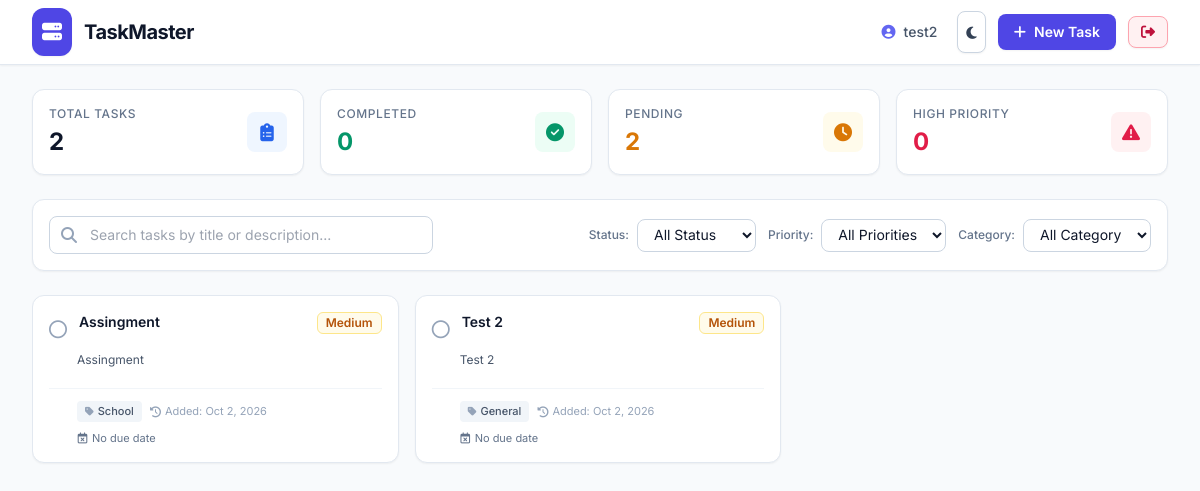
The app's page /dashboard.php (signed in) with its own data.
### tables this page shows
CREATE TABLE `tasks` (
  `id` int(11) NOT NULL,
  `user_id` int(11) NOT NULL,
  `title` varchar(255) NOT NULL,
  `description` text DEFAULT NULL,
  `priority` enum('Low','Medium','High') DEFAULT 'Medium',
  `due_date` date DEFAULT NULL,
  `category` varchar(100) DEFAULT 'General',
  `completed` tinyint(1) DEFAULT 0,
  `created_at` timestamp NOT NULL DEFAULT current_timestamp(),
  `completed_at` timestamp NULL DEFAULT NULL
);

### includes/mysql/task_handler.php (called while the page is built, shortened)
<?php
function getTasks($pdo, $userId, $search = '', $status = 'all', $priority = 'all', $tag = 'all') {
    $query = "SELECT * FROM tasks WHERE user_id = ?";
    $params = [$userId];
    $query .= " ORDER BY created_at DESC";
    $stmt = $pdo->prepare($query);
    $stmt->execute($params);
    return $stmt->fetchAll();
}
?>

### dashboard.php (the view, shortened to what this page needs)
<?php
require_once 'includes/mysql/task_handler.php';
$search = $_GET['search'] ?? '';
$status = $_GET['status'] ?? 'all';
$priority = $_GET['priority'] ?? 'all';
$tag = $_GET['tag'] ?? 'all';
$userId = $_SESSION['user_id'];
$tasks = getTasks($pdo, $userId, $search, $status, $priority, $tag);
$totalTasks = count($tasks);
$completedTasks = count(array_filter($tasks, fn($t) => $t['completed'] == 1));
$pendingTasks = $totalTasks - $completedTasks;
$highPriorityTasks = count(array_filter($tasks, fn($t) => $t['priority'] === 'High' && $t['completed'] == 0));
?>
<!DOCTYPE html>
<html lang="en" class="h-full">
<head>
    <script src="https://cdn.tailwindcss.com"></script>
    <link rel="stylesheet" href="https://cdnjs.cloudflare.com/ajax/libs/font-awesome/6.4.0/css/all.min.css">
</head>
<body class="bg-slate-50 dark:bg-slate-950 text-slate-800 dark:text-slate-100 h-full flex flex-col antialiased transition-colors duration-200">
    <header class="bg-white dark:bg-slate-900 border-b border-slate-200 dark:border-slate-800 sticky top-0 z-30 shadow-sm">
        <div class="max-w-7xl mx-auto px-4 sm:px-6 lg:px-8 h-16 flex items-center justify-between">
            <a href="dashboard.php">
                <div class="flex items-center space-x-3">
                    <div class="bg-indigo-600 text-white p-2.5 rounded-xl shadow-sm flex items-center justify-center">
                        <i class="fa-solid fa-server text-xl"></i>
                    </div>
                    <div>
                        <h1 class="text-xl font-bold tracking-tight text-slate-900 dark:text-white">TaskMaster</h1>
                    </div>
                </div>
            </a>
            <div class="flex items-center space-x-2 sm:space-x-3">
                <div class="hidden sm:flex items-center space-x-2 mr-2 text-sm text-slate-600 dark:text-slate-300">
                    <i class="fa-solid fa-user-circle text-indigo-500"></i>
                    <span class="font-medium"><?= htmlspecialchars($_SESSION['username']) ?></span>
                </div>
                <button onclick="toggleDarkMode()" class="p-2 border border-slate-300 dark:border-slate-700 rounded-lg text-slate-700 dark:text-slate-200 bg-white dark:bg-slate-800 hover:bg-slate-50 dark:hover:bg-slate-700 transition shadow-sm" title="Toggle Dark/Light Mode">
                    <i id="themeIcon" class="fa-solid fa-moon text-sm"></i>
                </button>
                <button onclick="openTaskModal()" class="inline-flex items-center px-4 py-2 bg-indigo-600 hover:bg-indigo-700 text-white text-sm font-semibold rounded-lg transition shadow-sm">
                    <i class="fa-solid fa-plus mr-2"></i>
                    <span>New Task</span>
                </button>
                <a href="includes/mysql/logout.php" class="inline-flex items-center px-3 py-2 border border-rose-300 dark:border-rose-900 text-sm font-medium rounded-lg text-rose-700 dark:text-rose-400 bg-rose-50 dark:bg-rose-950/50 hover:bg-rose-100 transition shadow-sm" title="Log Out">
                    <i class="fa-solid fa-right-from-bracket"></i>
                </a>
            </div>
        </div>
    </header>
    <main class="flex-1 max-w-7xl w-full mx-auto px-4 sm:px-6 lg:px-8 py-6 flex flex-col gap-6 overflow-hidden">
        <div class="grid grid-cols-2 md:grid-cols-4 gap-4">
            <div class="bg-white dark:bg-slate-900 p-4 rounded-xl border border-slate-200 dark:border-slate-800 shadow-sm flex items-center justify-between">
                <div>
                    <p class="text-xs font-medium text-slate-500 dark:text-slate-400 uppercase tracking-wider">Total Tasks</p>
                    <p class="text-2xl font-bold text-slate-900 dark:text-white mt-1"><?= $totalTasks ?></p>
                </div>
                <div class="w-10 h-10 rounded-lg bg-blue-50 dark:bg-blue-950/50 text-blue-600 dark:text-blue-400 flex items-center justify-center">
                    <i class="fa-solid fa-clipboard-list text-lg"></i>
                </div>
            </div>
            <div class="bg-white dark:bg-slate-900 p-4 rounded-xl border border-slate-200 dark:border-slate-800 shadow-sm flex items-center justify-between">
                <div>
                    <p class="text-xs font-medium text-slate-500 dark:text-slate-400 uppercase tracking-wider">Completed</p>
                    <p class="text-2xl font-bold text-emerald-600 dark:text-emerald-400 mt-1"><?= $completedTasks ?></p>
                </div>
                <div class="w-10 h-10 rounded-lg bg-emerald-50 dark:bg-emerald-950/50 text-emerald-600 dark:text-emerald-400 flex items-center justify-center">
                    <i class="fa-solid fa-circle-check text-lg"></i>
                </div>
            </div>
            <div class="bg-white dark:bg-slate-900 p-4 rounded-xl border border-slate-200 dark:border-slate-800 shadow-sm flex items-center justify-between">
                <div>
                    <p class="text-xs font-medium text-slate-500 dark:text-slate-400 uppercase tracking-wider">Pending</p>
                    <p class="text-2xl font-bold text-amber-600 dark:text-amber-400 mt-1"><?= $pendingTasks ?></p>
                </div>
                <div class="w-10 h-10 rounded-lg bg-amber-50 dark:bg-amber-950/50 text-amber-600 dark:text-amber-400 flex items-center justify-center">
                    <i class="fa-solid fa-clock text-lg"></i>
                </div>
            </div>
            <div class="bg-white dark:bg-slate-900 p-4 rounded-xl border border-slate-200 dark:border-slate-800 shadow-sm flex items-center justify-between">
                <div>
                    <p class="text-xs font-medium text-slate-500 dark:text-slate-400 uppercase tracking-wider">High Priority</p>
                    <p class="text-2xl font-bold text-rose-600 dark:text-rose-400 mt-1"><?= $highPriorityTasks ?></p>
                </div>
                <div class="w-10 h-10 rounded-lg bg-rose-50 dark:bg-rose-950/50 text-rose-600 dark:text-rose-400 flex items-center justify-center">
                    <i class="fa-solid fa-triangle-exclamation text-lg"></i>
                </div>
            </div>
        </div>
        <form method="GET" action="dashboard.php" class="bg-white dark:bg-slate-900 p-4 rounded-xl border border-slate-200 dark:border-slate-800 shadow-sm flex flex-col lg:flex-row gap-4 items-center justify-between">
            <div class="relative w-full lg:w-96">
                <span class="absolute inset-y-0 left-0 pl-3 flex items-center pointer-events-none text-slate-400 dark:text-slate-500">
                </span>
                <input type="text" name="search" value="<?= htmlspecialchars($search) ?>" placeholder="Search tasks by title or description..."
                    class="w-full pl-10 pr-4 py-2 border border-slate-300 dark:border-slate-700 bg-white dark:bg-slate-800 text-slate-900 dark:text-slate-100 rounded-lg text-sm focus:outline-none focus:ring-2 focus:ring-indigo-500 focus:border-transparent">
            </div>
            <div class="flex flex-wrap items-center gap-3 w-full lg:w-auto justify-between lg:justify-end">
                <div class="flex items-center space-x-2">
                    <span class="text-xs font-medium text-slate-500 dark:text-slate-400">Status:</span>
                    <select name="status" onchange="this.form.submit()" class="border border-slate-300 dark:border-slate-700 rounded-lg px-3 py-1.5 text-sm bg-white dark:bg-slate-800 text-slate-900 dark:text-slate-100 focus:outline-none focus:ring-2 focus:ring-indigo-500">
                        <option value="all" <?= $status === 'all' ? 'selected' : '' ?>>All Status</option>
                    </select>
                </div>
                <div class="flex items-center space-x-2">
                    <span class="text-xs font-medium text-slate-500 dark:text-slate-400">Priority:</span>
                    <select name="priority" onchange="this.form.submit()" class="border border-slate-300 dark:border-slate-700 rounded-lg px-3 py-1.5 text-sm bg-white dark:bg-slate-800 text-slate-900 dark:text-slate-100 focus:outline-none focus:ring-2 focus:ring-indigo-500">
                        <option value="all" <?= $priority === 'all' ? 'selected' : '' ?>>All Priorities</option>
                    </select>
                </div>
                <div class="flex items-center space-x-2">
                    <span class="text-xs font-medium text-slate-500 dark:text-slate-400">Category:</span>
                    <select name="tag" onchange="this.form.submit()" class="border border-slate-300 dark:border-slate-700 rounded-lg px-3 py-1.5 text-sm bg-white dark:bg-slate-800 text-slate-900 dark:text-slate-100 focus:outline-none focus:ring-2 focus:ring-indigo-500">
                        <option value="all">All Category</option>
                    </select>
                </div>
            </div>
        </form>
        <div class="flex-1 overflow-y-auto pr-1">
            <?php if (empty($tasks)): ?>
                <div class="flex flex-col items-center justify-center h-64 text-center p-6 bg-white dark:bg-slate-900 rounded-xl border border-dashed border-slate-300 dark:border-slate-800">
                    <div class="w-16 h-16 bg-slate-100 dark:bg-slate-800 rounded-full flex items-center justify-center text-slate-400 dark:text-slate-500 mb-3 text-2xl">
                        <i class="fa-solid fa-clipboard-question"></i>
                    </div>
                    <h3 class="text-base font-semibold text-slate-700 dark:text-slate-200">No tasks found</h3>
                    <p class="text-sm text-slate-500 dark:text-slate-400 mt-1 max-w-sm">Get started by creating a new task or adjusting your filter criteria.</p>
                    <button onclick="openTaskModal()" class="mt-4 px-4 py-2 bg-indigo-600 text-white rounded-lg text-sm font-medium hover:bg-indigo-700 transition">Create Task</button>
                </div>
            <?php else: ?>
                <div class="grid grid-cols-1 md:grid-cols-2 lg:grid-cols-3 gap-4 pb-4">
                    <?php foreach ($tasks as $task): ?>
                        <?php
                            $priorityClass = 'bg-slate-100 text-slate-700 border-slate-200 dark:bg-slate-800 dark:text-slate-300 dark:border-slate-700';
                            if ($task['priority'] === 'Medium') $priorityClass = 'bg-amber-50 text-amber-700 border-amber-200 dark:bg-amber-950/50 dark:text-amber-400 dark:border-amber-900/50';
                            $dueDateFormatted = !empty($task['due_date']) ? '<i class="fa-regular fa-calendar mr-1"></i> Due: ' . $task['due_date'] : '<i class="fa-regular fa-calendar-xmark mr-1"></i> No due date';
                            $isOverdue = false;
                            $createdDateStr = date('M j, Y', strtotime($task['created_at']));
                            $cardOpacity = $task['completed'] ? 'opacity-75 bg-slate-50/80 dark:bg-slate-900/50' : 'bg-white dark:bg-slate-900';
                            $titleStyle = $task['completed'] ? 'line-through text-slate-500 dark:text-slate-400' : 'text-slate-900 dark:text-white';
                        ?>
                        <div class="<?= $cardOpacity ?> border border-slate-200 dark:border-slate-800 rounded-xl p-4 shadow-sm hover:shadow-md transition flex flex-col justify-between relative group">
                            <div>
                                <div class="flex items-start justify-between gap-2 mb-2">
                                    <div class="flex items-start space-x-3">
                                        <form method="POST" action="includes/mysql/task_handler.php" class="mt-1 flex-shrink-0">
                                            <button type="submit" class="text-lg text-slate-400 dark:text-slate-500 hover:text-indigo-600 dark:hover:text-indigo-400 transition">
                                                <?= $task['completed'] ? '<i class="fa-solid fa-circle-check text-indigo-600 dark:text-indigo-400"></i>' : '<i class="fa-regular fa-circle"></i>' ?>
                                            </button>
                                        </form>
                                        <div>
                                            <h4 class="font-semibold text-sm <?= $titleStyle ?> leading-snug"><?= htmlspecialchars($task['title']) ?></h4>
                                        </div>
                                    </div>
                                    <span class="px-2 py-0.5 text-xs font-semibold rounded-md border <?= $priorityClass ?> flex-shrink-0">
                                        <?= $task['priority'] ?>
                                    </span>
                                </div>
                                <?php if (!empty($task['description'])): ?>
                                    <p class="text-xs text-slate-600 dark:text-slate-400 mt-2 mb-3 line-clamp-2 pl-7"><?= htmlspecialchars($task['description']) ?></p>
                                <?php else: ?>
                                    <div class="mb-2"></div>
                                <?php endif; ?>
                            </div>
                            <div>
                                <div class="flex flex-col sm:flex-row sm:items-center justify-between text-[11px] text-slate-500 dark:text-slate-400 pl-7 pt-3 border-t border-slate-100 dark:border-slate-800 mt-2 gap-2">
                                    <div class="flex flex-wrap items-center gap-2">
                                        <span class="inline-flex items-center bg-slate-100 dark:bg-slate-800 text-slate-600 dark:text-slate-300 px-2 py-0.5 rounded font-medium">
                                            <i class="fa-solid fa-tag mr-1 text-[10px] text-slate-400 dark:text-slate-500"></i> <?= htmlspecialchars($task['category']) ?>
                                        </span>
                                        <span class="inline-flex items-center text-slate-400 dark:text-slate-500">
                                            <i class="fa-solid fa-clock-rotate-left mr-1"></i> Added: <?= $createdDateStr ?>
                                        </span>
                                        <span class="inline-flex items-center <?= $isOverdue ? 'text-rose-600 dark:text-rose-400 font-semibold' : '' ?>">
                                            <?= $dueDateFormatted ?> <?= $isOverdue ? '(Overdue)' : '' ?>
                                        </span>
                                    </div>
                                </div>
                            </div>
                        </div>
                    <?php endforeach; ?>
                </div>
            <?php endif; ?>
        </div>
    </main>
</body>
</html>

### dashboard.php (style rules this page uses)
body { font-family: 'Inter', sans-serif; }

### records on screen
tasks: completed "0", title "Assingment", priority "Medium", description "Assingment", category "School", created_at "Oct 2, 2026", shows "No due date"
tasks: completed 0 (drawn), title "Test 2", priority "Medium", description "Test 2", category "General", created_at "Oct 2, 2026", shows "No due date"

### other values on screen
$_SESSION['username'] "test2"
$totalTasks "2"
$pendingTasks "2"
$highPriorityTasks "0"
